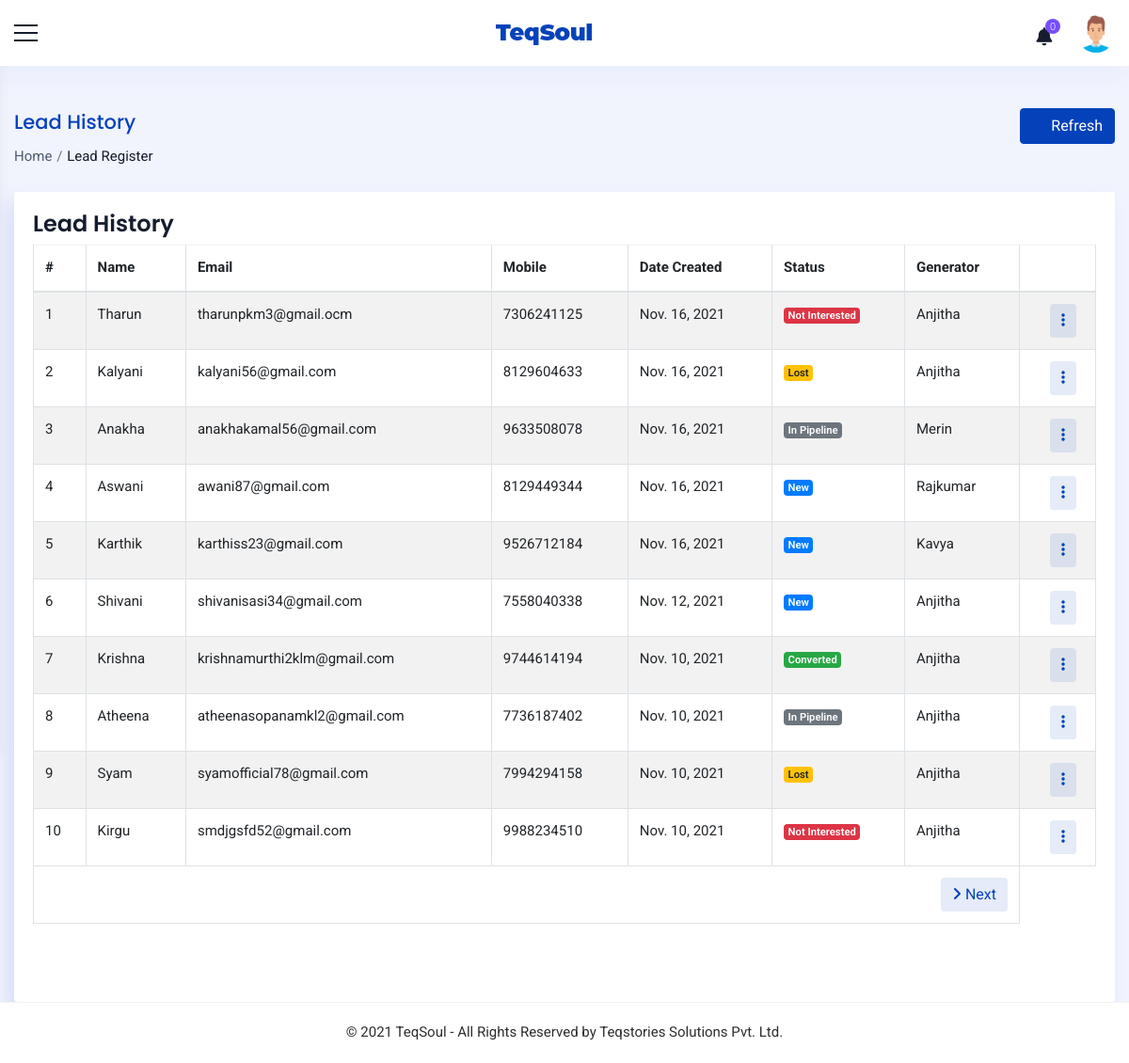
The app's page /sales/history/ (signed in) with its own data.
### accounts/models.py (models this page shows, shortened)
class Staff(models.Model):
    value= (
    ('1', 'Operations'),
    ('2', 'Sales'),
    ('3', 'Trainer'),
    ('4', 'Admin'),
    ('5', 'Operations Manager'),
    ('6', 'Sales Manager'),
    ('7', 'Trainer Manager'),
    )
    user = models.OneToOneField(User,on_delete=models.CASCADE,null=True,blank=True)
    name = models.CharField(max_length=100,null=True, blank=True)
    empid = models.CharField(max_length=100,null=True, blank=True)
    mobile = models.CharField(max_length=10,null=True, blank=True)
    email = models.EmailField(max_length=200,null=True, blank=True)
    sex = models.CharField(max_length=10,null=True,choices=sex_choices, blank=True)
    dob = models.DateField(null=True, blank=True)
    doj = models.DateField(null=True, blank=True)
    blood_group = models.CharField(max_length=100,null=True, blank=True,choices=groups)
    house = models.CharField(max_length=100,null=True, blank=True)
    street =models.CharField(max_length=100,null=True, blank=True)
    street2 =models.CharField(max_length=100,null=True, blank=True)
    city = models.CharField(max_length=100,null=True, blank=True)
    state = models.CharField(max_length=100,null=True,choices=state, blank=True)
    pin = models.CharField(max_length=100,null=True,blank=True)
    stype = models.CharField(max_length=100,null=True,choices=value, blank=True)
    status = models.CharField(max_length=20,choices=(('Active','Active'),('Inactive','Inactive')),default='Active')
    profile_pic = models.ImageField(null=True, blank=True,upload_to='images/dp/',default='accounts/static/images/user3.png')
    facebook = models.CharField(max_length=1000, null=True, blank=True)
    linkedin = models.CharField(max_length=1000, null=True, blank=True)
    instagram = models.CharField(max_length=1000, null=True, blank=True)
    approval = models.BooleanField(null=True, blank=True, default=False)
    def __str__(self):
        return self.name
    class Meta:
        unique_together = [['name']]

class Lead(models.Model):
    name = models.CharField(max_length=100,null=True, blank=True)
    email = models.EmailField(max_length=200,null=True,blank=True)
    mobile = models.CharField(max_length=10,null=True,blank=True)
    sex = models.CharField(max_length=10,null=True,choices=sex_choices,blank=True,default="Male")
    generator = models.ForeignKey(Staff,on_delete=models.CASCADE, blank=True,null=True,related_name='representative')
    assigned_to = models.ForeignKey(Staff,on_delete=models.CASCADE, blank=True,null=True,related_name='assigned_to',limit_choices_to=(Q(stype='2')|Q(stype='6')|Q(stype='4')))
    created_on = models.DateField(null=True, blank=True)
    status = models.CharField(max_length=100,null=True, blank=True,choices=levels,default="New")
    lms = models.BooleanField(default = False)
    approval = models.CharField(max_length=100,null=True, blank=True,choices=approval_choices)
    to_be_approved_by = models.ForeignKey(Staff,on_delete=models.CASCADE, blank=True,null=True)

### accounts/views.py (the view)
# urls.py: path('sales/history/',ViewHistory.as_view(),name='view_history'),
class ViewHistory(View):
    def get(self, request):
        x = SalesOperation(request)
        if x == True:
            staff = Staff.objects.get(user=request.user)
            notify = Notifications(staff)
            count = CountNotifications(notify)
            if staff.stype == '4' or staff.stype == '6':
                lead = Lead.objects.all().order_by('-created_on')
            else:
                lead = Lead.objects.filter(generator=staff).order_by('-created_on')
            page = Pagination(request,lead,10)
            history = True
            context={'count':count,'notify':notify,'staff':staff,'lead':page,'history':history}
            return render(request,'sales/history.html',context)
        else:
            if request.user.is_authenticated:
                return render(request,'messages/common/permission_error.html')
            else:
                return redirect('home')

### accounts/functions.py (called while the page is built)
def Pagination(request,object,count):
    p = Paginator(object,count)
    page_num = request.GET.get('page',1)
    try:
        page = p.page(page_num)
    except EmptyPage:
        page = p.page(1)
    return (page)

def SalesOperation(request):
    user = request.user
    if user.is_authenticated:
        try:
            staff = Staff.objects.get(user=user)
            if staff.stype == '6' or staff.stype=='4' or staff.stype== '5' or staff.stype== '2':
                return (True)
            else:
                return (False)
        except:
            return (False)
    else:
        return (False)

def Notifications(staff):
    notifications = Notification.objects.filter(user1=staff,status='2').order_by('-date').order_by('-time')
    return notifications

def CountNotifications(notifications):
    count = 0
    for i in notifications:
        count = count +1
    return count

### accounts/templates/sales/history.html (shortened to what this page needs)
{% extends 'common/main.html' %}
{% load static %}
{% block content %}
{% include 'common/header.html' %}
<div class="container_full">
    <div class="content_wrapper bg_homebefore inner-wrapper tables-sec">
        <div class="container-fluid">
            <div class="breadcrumbbar">
                <div class="row">
                  <div class="col-md-8 col-lg-8">
                    <h4 class="page-title">Lead History</h4>
                    <div class="breadcrumb-list">
                      <ol class="breadcrumb">
                        <li class="breadcrumb-item"><a href="{% url 'home' %}">Home</a></li>
                        <li class="breadcrumb-item active" aria-current="page">Lead Register</li>
                      </ol>
                    </div>
                  </div>
                  <div class="col-md-4 col-lg-4 mr-0">
                    <div class="widgetbar">
                        <button class="btn btn-primary" onclick="window.location.reload()"><i class="ti ti-reload mr-2"></i>Refresh</button>
                    </div>
                  </div>
                </div>
              </div>
        <div class="row ">
            <div class="col-12">
              <div class="card">
                <h4 class="m-t-0 header-title">Lead History</h4>
                <div class="table-responsive">
                <table id="demo-foo-filtering" class="table table-striped table-bordered toggle-circle m-b-0" >
                  <thead>
                    <tr>
                      <th>#</th>
                      <th>Name</th>
                      <th>Email</th>
                      <th>Mobile</th>
                      <th>Date Created</th>
                      <th>Status</th>
                      {% if staff.stype == '4' or staff.stype == '6' %}
                      <th>Generator</th>
                      {% endif %}
                      <th class="text-right"></th>
                    </tr>
                  </thead>
                  <tbody>
                    {% for i in lead %}
                    <tr>
                      <td>{{forloop.counter}}</td>
                      <td>{{i.name}}</td>
                      <td>{{i.email}}</td>
                      <td>{{i.mobile}}</td>
                      <td>{{i.created_on}}</td>
                      {% if i.status == 'New' %}
                      <td><span class="badge label-table badge-primary">{{i.status}}</span></td>
                      {% elif i.status == 'In Pipeline' %}
                      <td><span class="badge label-table badge-secondary">{{i.status}}</span></td>
                      {% elif i.status == 'Converted' %}
                      <td><span class="badge label-table badge-success">{{i.status}}</span></td>
                      {% elif i.status == 'Lost' %}
                      <td><span class="badge label-table badge-warning">{{i.status}}</span></td>
                      {% elif i.status == 'Not Interested' %}
                      <td><span class="badge label-table badge-danger">{{i.status}}</span></td>
                      {% endif %}
                      {% if staff.stype == '4' or staff.stype == '5'  %}
                      <td>{{i.generator}}</td>
                      {% endif %}
                      <td class="text-right">
                        <div class="btn-group mr-2">
                          <div class="dropdown">
                            <button class="btn btn-round btn-primary-rgba" type="button" id="CustomdropdownMenuButton4" data-toggle="dropdown" aria-haspopup="true" aria-expanded="false"><i class="fas fa-ellipsis-v"></i></button>
                          </div>
                        </div>
                      </td>
                      {% empty %}
                      <td colspan="7">No closure to show.</td>
                    </tr>
                    {% endfor %}
                  </tbody>
                  <tfoot>
                    <tr class="active">
                      <td colspan="7"><div class="text-right">
                        {% if lead.has_next %}
                        <a href="{% url 'view_closure' %}?page={{ lead.next_page_number}}"><button class="btn btn-round btn-primary-rgba" ><i class="fas fa-angle-right"></i> Next</button></a>
                        {% endif %}
                        </div></td>
                    </tr>
                  </tfoot>
                </table></div><br><br>
                </div>
              </div>
            </div>
          </div>
          </div>
        </div>
        {% include 'common/footer.html' %}
    </div>
{% endblock %}

### accounts/templates/common/header.html (shortened to what this page needs)
{% load static %}
<div class="header-bg">
    <header class="main-header">
      <div class="container_header phone_view border_top_bott">
        <div class="row">
          <div class="col-md-12 d-flex justify-content-between align-items-center">
            <div class="menu-icon"> <a href="javascript:void(0)" class="menu-toggler sidebar-toggler"></a> </div>
            <div class="logo d-flex align-items-center justify-content-center"> <a href="javascript:void(0)"> <strong
                  class="logo_icon"> <img src="{% static 'images/small-logo.png' %}" alt=""> </strong>  </a> </div>
            <div class="right_detail">
              <div class="row d-flex align-items-center justify-content-end">
                <div class="col-xl-12 col-12 d-flex justify-content-end">
                  <div class="right_bar_top d-flex align-items-center">
                    {% if staff %}
                        {% include 'common/notifications.html' %}
                        <div class="dropdown dropdown-user"> <a href="javascript:void(0)" class="dropdown-toggle"
                            data-toggle="dropdown" data-hover="dropdown" data-close-others="true" aria-expanded="true"> <img
                              class="img-circle pro_pic" src="{{staff.profile_pic.url}}" alt="{{staff.name}}"> </a>
                        </div>
                    {% endif %}
                  </div>
                </div>
              </div>
            </div>
          </div>
        </div>
      </div>
    </header>
  </div>

### static/css/style.css (style rules this page uses)
* { margin: 0; padding: 0; }
body { font-family: 'Roboto', sans-serif; font-size: 15px; line-height: 1.57143; font-weight: 400; color: #2d2e2e; }
h1, h2, h3, h4, h5, h6 { font-family: Poppins, sans-serif; margin-top: 0; font-weight: 600; color: #151d2e; }
a { color: #2d2e2e; transition: all 0.3s ease 0s; }
a, a:hover, a:active, a:focus { outline: none; text-decoration: none; }
i { transition: all 0.4s ease-in-out 0s; }
.img-circle { border-radius: 50%; }
.table td, .table th { border-top: 1px solid rgba(82, 63, 105, 0.07) !important; }
.btn-primary { color: #ffffff; background-color: #0442ba; border-color: #0442ba; box-shadow: none; }
.container_full { background: #f1f3fd; margin-top: 70px; position: relative; min-height: calc(100vh - 133px); overflow-x: hidden; }
.content_wrapper { margin-left: 0; margin-right: 0px; margin-top: 0; min-height: 600px; padding: 25px 0px 0px 0px; position: relative; }
.bg_homebefore { position: relative; }
.content_wrapper { padding-top: 25px; transition: all 0.3s; margin-left: 0px; }
.card { border-radius: 3px; background-color: #ffffff; box-shadow: -8px 12px 18px 0 rgba(209, 218, 249, 0.8); border: none; }
.breadcrumbbar { margin: 20px 0 25px; padding: 0; background-color: transparent; border-radius: 3px; }
.breadcrumbbar .page-title { color: #0442ba; font-size: 21px; font-weight: 500; line-height: 30px; margin-bottom: 10px; }
.breadcrumbbar .breadcrumb-list { text-align: left; }
.breadcrumbbar .breadcrumb { margin: 0; padding: 0; display: inline-flex; background-color: transparent; }
.breadcrumbbar .breadcrumb .breadcrumb-item a { color: #4e5d71; }
.breadcrumbbar .breadcrumb .breadcrumb-item.active { color: #151d2e; }
.breadcrumbbar .breadcrumb-item + .breadcrumb-item { padding-left: 0.3rem; }
.breadcrumbbar .breadcrumb-item + .breadcrumb-item::before { padding-right: 0.3rem; }
.breadcrumbbar .widgetbar { text-align: right; }
.badge { display: inline-block; padding: .25em .4em; font-size: 75%; font-weight: 600; line-height: 1; text-align: center; white-space: nowrap; vertical-align: baseline; border-radius: .25rem; transition: color .15s ease-in-out, background-color .15s ease-in-out, border-color .15s ease-in-out, box-shadow .15s ease-in-out; }
.btn-primary-rgba { background-color: rgba(4, 66, 186, 0.1); border: none; color: #0442ba; }
.tables-sec .card { padding: 20px; }
.table thead th { vertical-align: bottom; border-bottom: 2px solid #dee2e6; border-top: none; }

### records on screen
Staff: profile_pic (picture)
Lead: name "Tharun", email "tharunpkm3@gmail.ocm", mobile "7306241125", created_on "Nov. 16, 2021", status "Not Interested", generator "Anjitha"
Lead: name "Kalyani", email "kalyani56@gmail.com", mobile "8129604633", created_on "Nov. 16, 2021", status "Lost", generator "Anjitha"
Lead: name "Anakha", email "anakhakamal56@gmail.com", mobile "9633508078", created_on "Nov. 16, 2021", status "In Pipeline", generator "Merin"
Lead: name "Aswani", email "awani87@gmail.com", mobile "8129449344", created_on "Nov. 16, 2021", status "New", generator "Rajkumar"
Lead: name "Karthik", email "karthiss23@gmail.com", mobile "9526712184", created_on "Nov. 16, 2021", status "New", generator "Kavya"
Lead: name "Shivani", email "shivanisasi34@gmail.com", mobile "7558040338", created_on "Nov. 12, 2021", status "New", generator "Anjitha"
Lead: name "Krishna", email "krishnamurthi2klm@gmail.com", mobile "9744614194", created_on "Nov. 10, 2021", status "Converted", generator "Anjitha"
Lead: name "Atheena", email "atheenasopanamkl2@gmail.com", mobile "7736187402", created_on "Nov. 10, 2021", status "In Pipeline", generator "Anjitha"
Lead: name "Syam", email "syamofficial78@gmail.com", mobile "7994294158", created_on "Nov. 10, 2021", status "Lost", generator "Anjitha"
Lead: name "Kirgu", email "smdjgsfd52@gmail.com", mobile "9988234510", created_on "Nov. 10, 2021", status "Not Interested", generator "Anjitha"

### other values on screen
{{ count }} "0"
